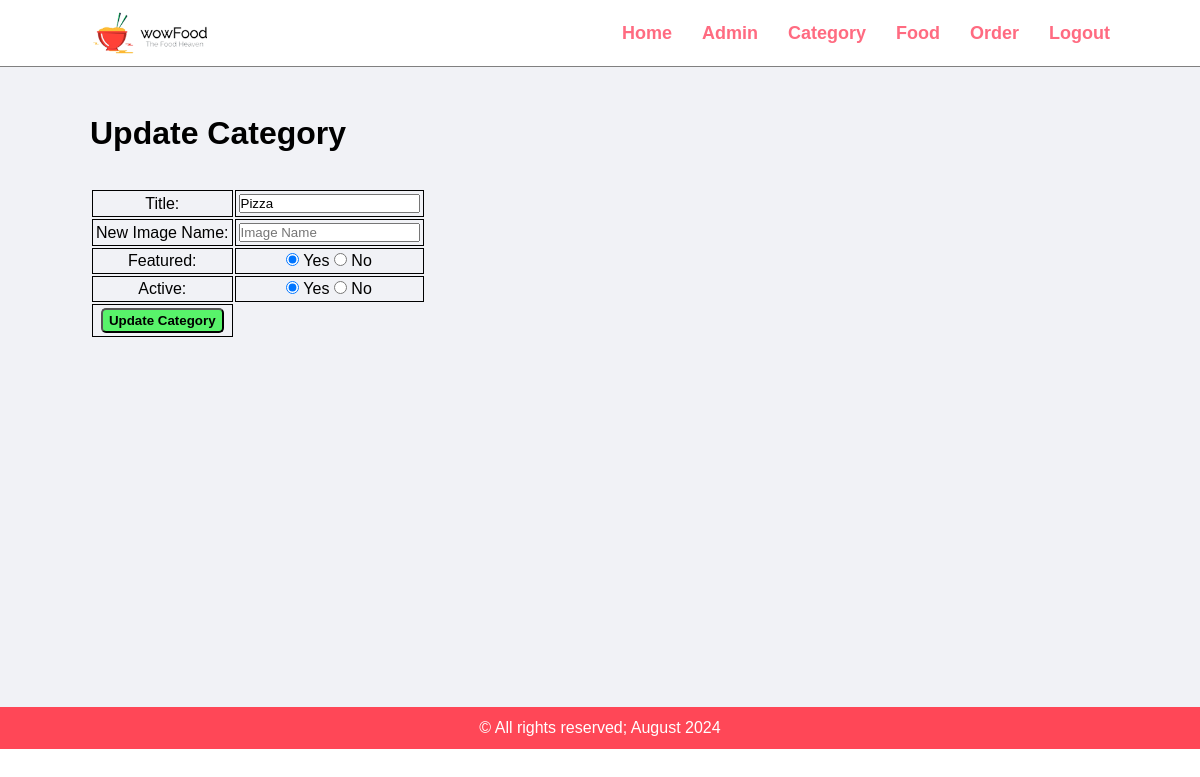
Page /food-admin/admin/update-category.php?id=4 (signed in) on the committed database.
### tables this page shows
CREATE TABLE `tbl_category` (
  `id` int(10) UNSIGNED NOT NULL,
  `title` varchar(100) NOT NULL,
  `image_name` varchar(255) NOT NULL,
  `featured` varchar(10) NOT NULL,
  `active` varchar(10) NOT NULL
);

### food-admin/admin/update-category.php (the view, shortened to what this page needs)
<?php include('partials/menu.php'); ?>
<div class="main-content">
    <div class="wrapper">
        <h1>Update Category</h1>
        <br><br>
        <?php
            if(isset($_GET['id']))
            {
                $id = $_GET['id'];
                $sql = "SELECT * FROM tbl_category WHERE id=$id";
                $res = mysqli_query($conn, $sql);
                $count = mysqli_num_rows($res);
                if($count==1)
                {
                    $row = mysqli_fetch_assoc($res);
                    $title = $row['title'];
                    $featured = $row['featured'];
                    $active = $row['active'];
                }
                else
                {
                    $_SESSION['no-category-found'] = "<div class='error'>Category not Found.</div>";
                    header('location:'.SITEURL.'admin/manage-category.php');
                }
            }
            else
            {
                header('location:'.SITEURL.'admin/manage-category.php');
            }
        ?>
        <form action="" method="POST">
            <table class="tbl-30">
                <tr>
                    <td>Title: </td>
                    <td>
                        <input type="text" name="title" value="<?php echo $title; ?>">
                    </td>
                </tr>
                <tr>
                    <td>New Image Name: </td>
                    <td>
                        <input type="text" name="image_name" placeholder="Image Name">
                    </td>
                </tr>
                <tr>
                    <td>Featured: </td>
                    <td>
                        <input <?php if($featured=="Yes"){echo "checked";} ?> type="radio" name="featured" value="Yes"> Yes
                        <input <?php if($featured=="No"){echo "checked";} ?> type="radio" name="featured" value="No"> No
                    </td>
                </tr>
                <tr>
                    <td>Active: </td>
                    <td>
                        <input <?php if($active=="Yes"){echo "checked";} ?> type="radio" name="active" value="Yes"> Yes
                        <input <?php if($active=="No"){echo "checked";} ?> type="radio" name="active" value="No"> No
                    </td>
                </tr>
                <tr>
                    <td>
                        <input type="submit" name="submit" value="Update Category" class="btn-secondary">
                    </td>
                </tr>
            </table>
        </form>
    </div>
</div>
<?php include('partials/footer.php'); ?>

### food-admin/css/admin.css (style rules this page uses)
* { margin: 0; padding: 0; font-family: Arial, Helvetica, sans-serif; }
.wrapper { padding: 1%; width: 85%; margin: auto; }
table tr td { border: 1px solid black; padding: 3px; text-align: center; }
.btn-secondary { background-color: #58f36a; padding: 3px 6px; border-radius: 5px; color: black; text-decoration: none; font-weight: bold; }
.main-content { min-height: 71vh; background-color: #f1f2f6; padding: 3% 0; }

### rows in the picture
tbl_category: title "Pizza", featured "☑", active "☑"
